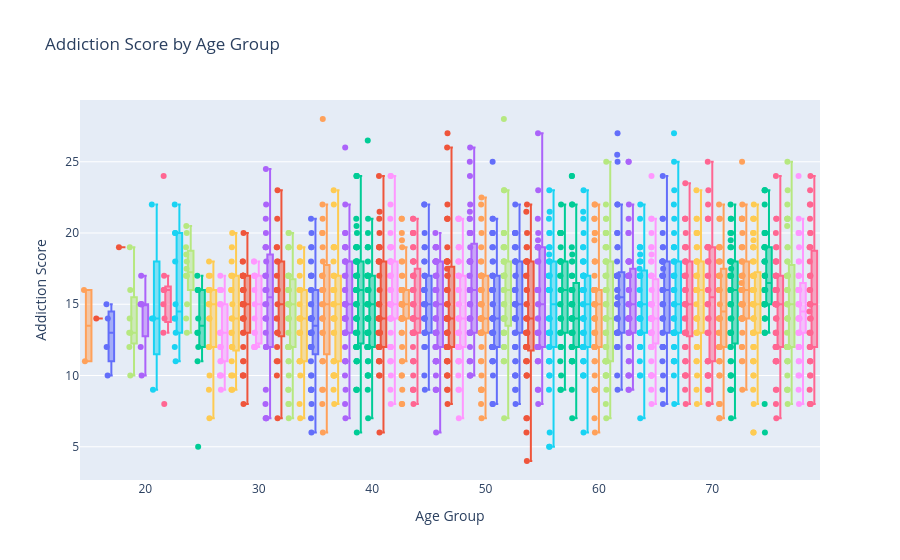

Notebook code for this chart:
### Markdown cell above
# 8. Demographics vs Addiction

### Code cell
fig4 = px.box(
    df,
    x="age",
    y="addiction_score",
    color="age",
    title="Addiction Score by Age Group",
    points="all"
)

fig4.update_layout(
    xaxis_title="Age Group",
    yaxis_title="Addiction Score",
    showlegend=False
)

fig4.show()

fig4.write_html("../visuals/addiction_score_by_age_group.html")
